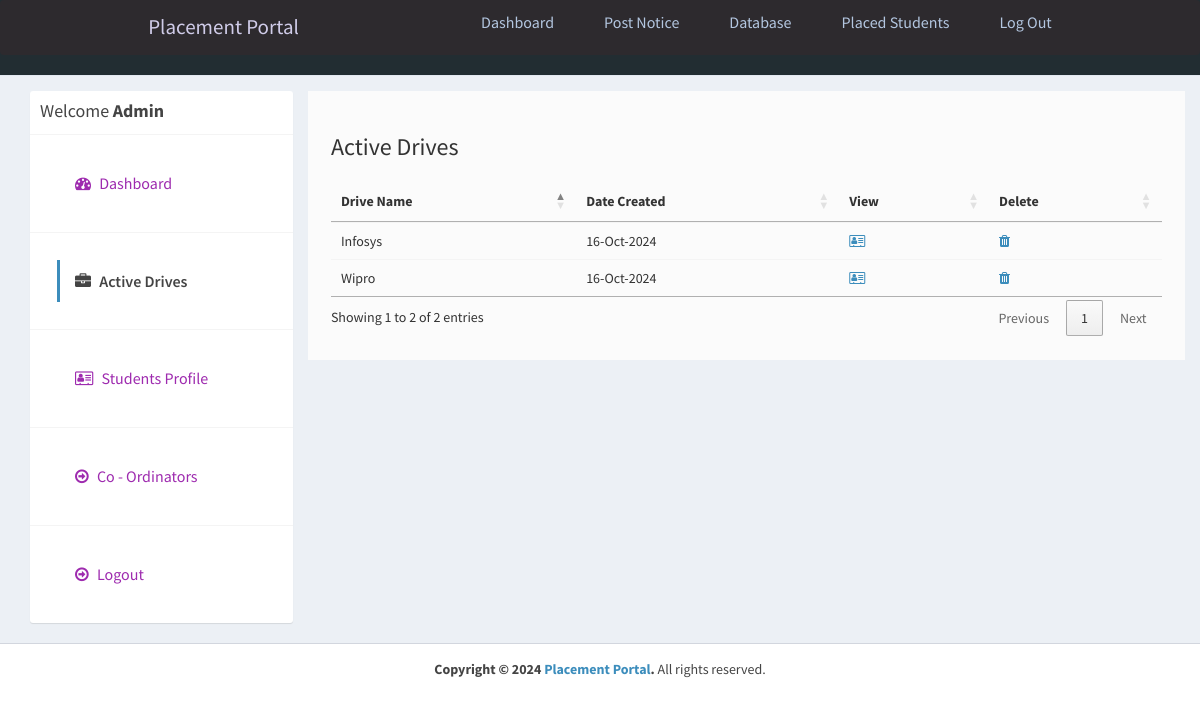
/admin/active-jobs.php (signed in), run on the app's committed database.
### tables this page shows
CREATE TABLE `job_post` (
  `id_jobpost` int(11) NOT NULL,
  `id_company` int(11) NOT NULL,
  `jobtitle` varchar(255) NOT NULL,
  `description` text NOT NULL,
  `minimumsalary` varchar(255) NOT NULL,
  `maximumsalary` varchar(255) NOT NULL,
  `experience` varchar(255) NOT NULL,
  `qualification` varchar(255) NOT NULL,
  `createdat` timestamp NOT NULL DEFAULT current_timestamp()
);

### admin/active-jobs.php (the view, shortened to what this page needs)
<?php
require_once("../db.php");
?>
<!DOCTYPE html>
<html>
<head>
  <link rel="stylesheet" href="https://cdnjs.cloudflare.com/ajax/libs/twitter-bootstrap/3.3.7/css/bootstrap.min.css">
  <link rel="stylesheet" href="https://cdnjs.cloudflare.com/ajax/libs/font-awesome/4.7.0/css/font-awesome.min.css">
  <link rel="stylesheet" href="https://cdnjs.cloudflare.com/ajax/libs/ionicons/2.0.1/css/ionicons.min.css">
  <link rel="stylesheet" href="https://cdn.datatables.net/1.10.15/css/jquery.dataTables.min.css">
  <link rel="stylesheet" href="../css/AdminLTE.min.css">
  <link rel="stylesheet" href="../css/_all-skins.min.css">
  <link rel="stylesheet" href="../css/custom.css">
</head>
<body class="hold-transition skin-green sidebar-mini">
  <div class="wrapper">
    <?php
    include 'header.php';
    ?>
    <div class="content-wrapper" style="margin-left: 0px;">
      <section id="candidates" class="content-header">
        <div class="container">
          <div class="row">
            <div class="col-md-3">
              <div class="box box-solid">
                <div class="box-header with-border">
                  <h3 class="box-title">Welcome <b>Admin</b></h3>
                </div>
                <div class="box-body no-padding">
                  <ul class="nav nav-pills nav-stacked">
                    <li><a href="dashboard.php"><i class="fa fa-dashboard"></i> Dashboard</a></li>
                    <li class="active"><a href="active-jobs.php"><i class="fa fa-briefcase"></i> Active Drives</a></li>
                    <li><a href="applications.php"><i class="fa fa-address-card-o"></i> Students Profile</a></li>
                    <li><a href="companies.php"><i class="fa fa-arrow-circle-o-right"></i> Co - Ordinators</a></li>
                    <li><a href="../logout.php"><i class="fa fa-arrow-circle-o-right"></i> Logout</a></li>
                  </ul>
                </div>
              </div>
            </div>
            <div class="col-md-9 bg-white padding-2">
              <h3>Active Drives</h3>
              <div class="row margin-top-20">
                <div class="col-md-12">
                  <div class="box-body table-responsive no-padding">
                    <table id="example2" class="table table-hover">
                      <thead>
                        <th>Drive Name</th>
                        <th>Date Created</th>
                        <th>View</th>
                        <th>Delete</th>
                      </thead>
                      <tbody>
                        <?php
                        $sql = "SELECT job_post.*, company.companyname FROM job_post INNER JOIN company ON job_post.id_company=company.id_company";
                        $result = $conn->query($sql);
                        if ($result->num_rows > 0) {
                          while ($row = $result->fetch_assoc()) {
                        ?>
                            <tr>
                              <td><?php echo $row['jobtitle']; ?></td>
                              <td><?php echo date("d-M-Y", strtotime($row['createdat'])); ?></td>
                              <td><a href="view-job-post.php?id=<?php echo $row['id_jobpost']; ?>"><i class="fa fa-address-card-o"></i></a></td>
                              <td><a href="delete-job-post.php?id=<?php echo $row['id_jobpost']; ?>"><i class="fa fa-trash"></i></a></td>
                            </tr>
                        <?php
                          }
                        }
                        ?>
                      </tbody>
                    </table>
                  </div>
                </div>
              </div>
            </div>
          </div>
        </div>
      </section>
    </div>
    <footer class="main-footer" style="margin-left: 0px;">
      <div class="text-center">
        <strong>Copyright &copy; 2024 <a href="learningfromscratch.online">Placement Portal</a>.</strong> All rights
        reserved.
      </div>
    </footer>
  </div>
</body>
</html>

### css/custom.css (style rules this page uses)
.margin-top-20 { margin-top: 20px; }
.padding-2 { padding: 2%; }
.bg-white { background-color:#fbfbfb; margin-left: 0%; }
.box { font-size: medium; font-family: sans-serif; }
li { color: aqua; }

### admin/header.php (style rules this page uses)
* { margin: 0; padding: 0; box-sizing: border-box; }
html { font-size: 62.5%; font-family: 'Roboto', sans-serif; }
li { list-style: none; }
a { text-decoration: none; }

### data on the page
job_post: jobtitle "Infosys", createdat "16-Oct-2024"
job_post: jobtitle "Wipro", createdat "16-Oct-2024"
